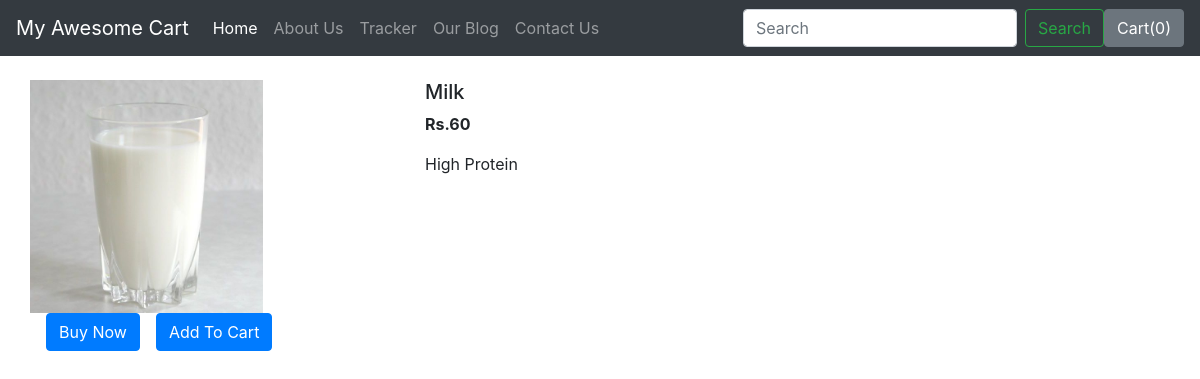
Page /shop/products/6 on the committed database.
### shop/models.py (models this page shows, shortened)
class Product(models.Model):
    product_id = models.AutoField
    product_name = models.CharField(max_length=50)
    category= models.CharField(max_length=50, default="")
    subcategory= models.CharField(max_length=50, default="")
    price = models.IntegerField(default=0)
    desc = models.CharField(max_length=300)
    pub_data  = models.DateField()
    image = models.ImageField(upload_to='shop/images', default="")

### shop/views.py (the view)
# urls.py: path('products/<int:myid>', views.productView, name="ProductView"),
def productView(request, myid):
    product = Product.objects.filter(id=myid)
    return render(request, 'shop/prodView.html', {'product':product[0]})

### shop/templates/shop/prodView.html (shortened to what this page needs)
{% extends "shop/basic.html" %}
{% block body %}
<div class ="container my-4">
    <div class="row">
    <div class="col-md-4">
    <div class="row">
        <img src="/media/{{product.image}}" width = '233px' height="233px">
    </div>
    <div class="row">
        <button class='btn btn-primary mx-3'>Buy Now</button>
        <button class='btn btn-primary'>Add To Cart</button>
    </div>
    </div>
    <div class="col-md-8">
        <h5>{{product.product_name}}</h5>
        <p><b> Rs.{{product.price}}</b></p>
        <p>{{product.desc}}</p>
    </div>
</div>
</div>
 {% endblock %}

### rows in the picture
Product: image (picture), product_name "Milk", price "60", desc "High Protein"
